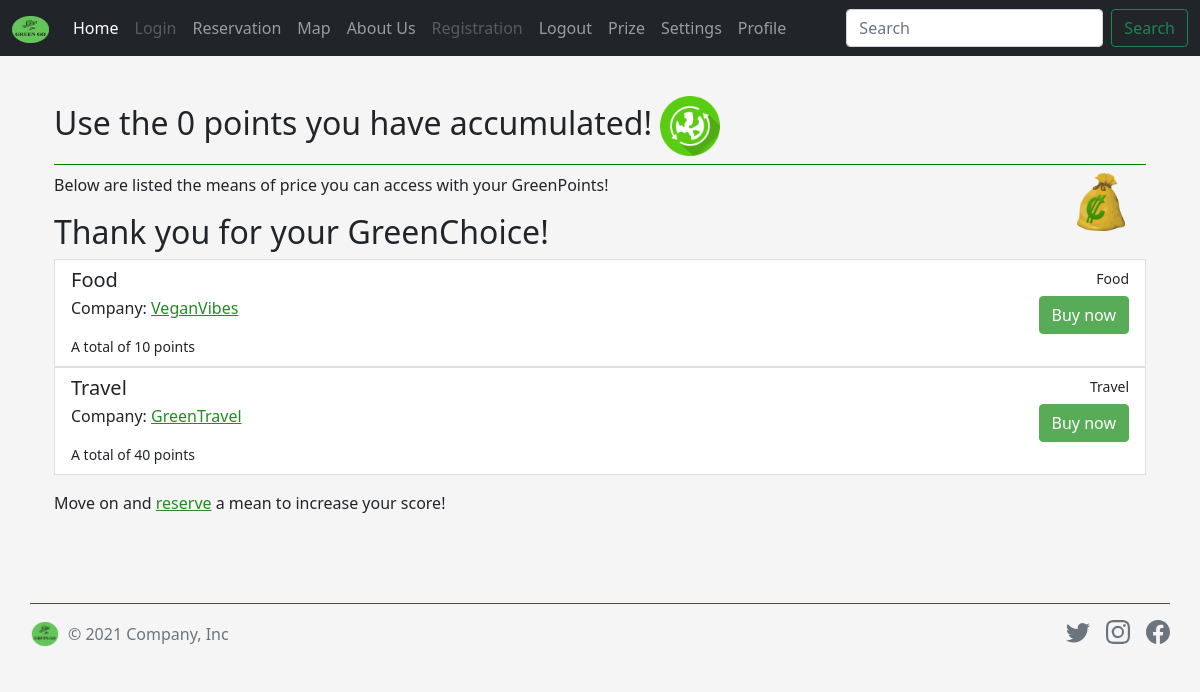
/prize (signed in), run on the app's committed database.
### model.py (models this page shows)
class Prize(db.Model):
    __tablename__ = "prize"
    name = db.Column(db.String(100), primary_key=True)
    company = db.Column(db.String(100), primary_key=True, nullable=False)
    points = db.Column(db.Integer)

### app.py (the view)
@app.route('/prize', methods=['POST', 'GET'])
def prize():
    if 'email' not in session:
        points=0
        flag = False
    else:
        user = User.query.filter_by(email=session['email']).first()
        points=user.points
        flag = True
    form = PrizeForm()
    ord = Prize.query.filter_by().order_by(Prize.points).all()
    return render_template('prize.html', ord=ord, form=form, points=points, flag=flag)

### form.py
class PrizeForm(FlaskForm):
    submit = SubmitField('Buy now')

### templates/prize.html (shortened to what this page needs)
{% extends 'footers.html' %}
{% block content %}
    <div class="container px-4 py-5">
{% if flag==True %}
<h2 class="pb-2 border-bottom">Use the {{ points }} points you have accumulated!<img src="/static/prize-2.png" width="60px" height="auto" class="mx-2"/></h2>
    {% endif %}
    <div class="row">
        <div class="col-md-11">
<p>Below are listed the means of price you can access with your GreenPoints!</p>
<h2>Thank you for your GreenChoice!</h2>
            </div>
        <div class="col-1">
            <img src="/static/points.png" width="70%" height="auto" class="none"/>
        </div>
</div>
<div class="list-group">
{% for sc in ord %}
    <div class="row">
    <div class="col-12">
<div class="list-group-item list-group-item-action">
    <div class="d-flex w-100 justify-content-between">
      <h5 class="mb-1">{{ sc.name }}</h5>
      <small>{{ sc.name}}</small>
    </div>
        <div class="d-flex w-100 justify-content-between">
    <p class="mb-1">Company: <a href="https://www.{{ sc.company }}.com">{{ sc.company }}</a></p>
            <form method="post" action="/prize/{{ sc.name }}/{{ sc.company }}">
            {% if points < sc.points %}
          {{ form.submit(class='btn btn-primary disabled')}}
    {% endif %}
    </form>
        </div>
    <small>A total of {{ sc.points }} points</small>
    </div>
    </div>
</div>
{% endfor %}
</div>
    {% if flag == True %}
    <p class="mt-3">Move on and <a href="/reserve">reserve</a> a mean to increase your score!</p>
    {% endif %}
    </div>
{% endblock %}

### static/css/sticky-footer-navbar.css (style rules this page uses)
main > .container { padding: 60px 15px 0; }

### static/css/signin.css (style rules this page uses)
html, body { height: 100%; }
body { display: block; align-items: center; padding-top: 40px; padding-bottom: 40px; background-color: #f5f5f5; }

### static/css/carousel.css (style rules this page uses)
body { padding-top: 3rem; padding-bottom: 3rem; }

### templates/footers.html (style rules this page uses)
a { color: forestgreen; }
.btn-primary, .btn-secondary, .btn-primary.disabled { background-color: green; border-color: green; }
.border-bottom { border-bottom: 1px solid green!important; }

### data on the page
Prize: name "Food", company "VeganVibes", points "10"
Prize: name "Travel", company "GreenTravel", points "40"

### other printed values
{{ points }} "0"
